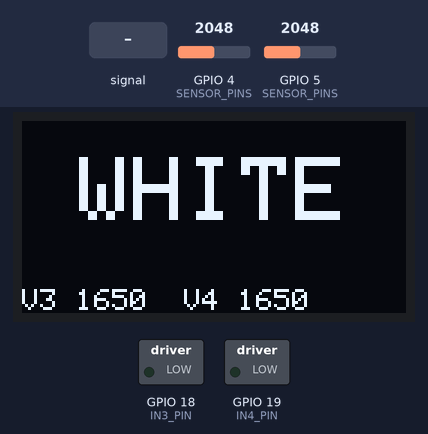
The sketch below on a simulated ESP32-C6. Shown: 128×64 one-colour display, switched loads named in the sketch (green lamp = pin HIGH). Inputs (shaded band) come from the test bench; at power-on: GPIO 5 (SENSOR_PINS) = 2048, GPIO 4 (SENSOR_PINS) = 2048 (analog values on the 0–4095 scale). What the sketch prints to the serial monitor is not drawn.

Above: at 1.2 s.
1.3 s: GPIO 4 (SENSOR_PINS) fed a 200 Hz sine of ±1023 counts around its level
At 1.55 s:
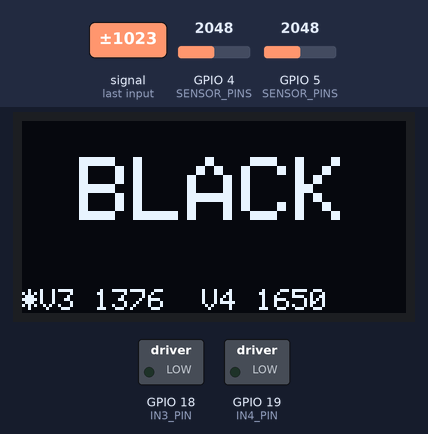
3.5 s: GPIO 5 (SENSOR_PINS) set to 1922
At 3.8 s:
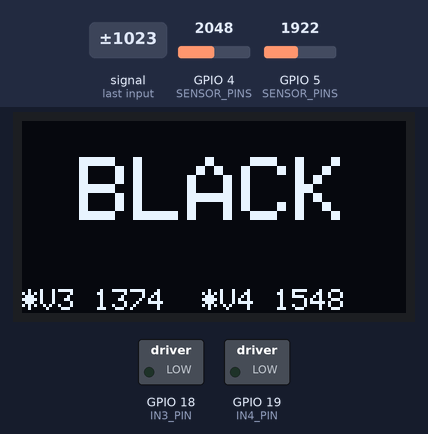
5.8 s: GPIO 4 (SENSOR_PINS) set to 2866
At 7.1 s:
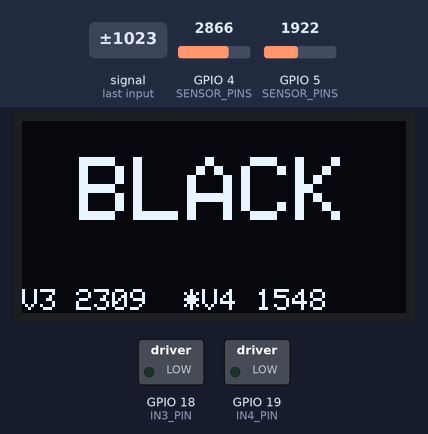
7.4 s: GPIO 5 (SENSOR_PINS) fed a 200 Hz sine of ±327 counts around its level
At 7.69 s:
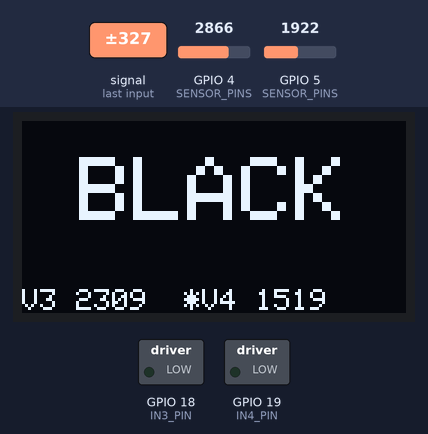
9.0 s: GPIO 4 (SENSOR_PINS) fed a 1000 Hz sine of ±1023 counts around its level
At 9.33 s:
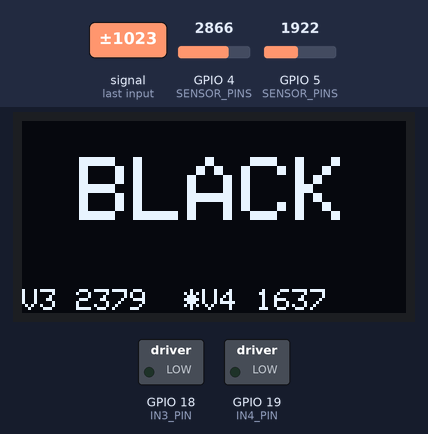
10.7 s: GPIO 5 (SENSOR_PINS) fed a 1000 Hz sine of ±1023 counts around its level
At 10.96 s:
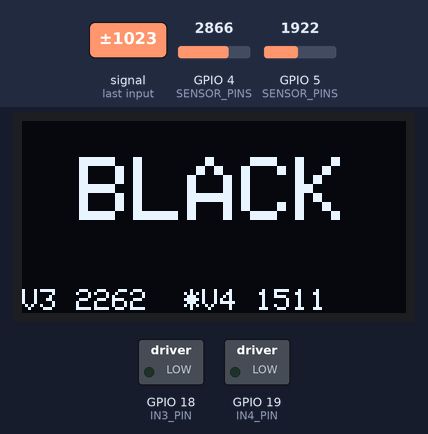
Timing chart, 0 to 13.3 s (numbered marks = the images above; inputs shaded):
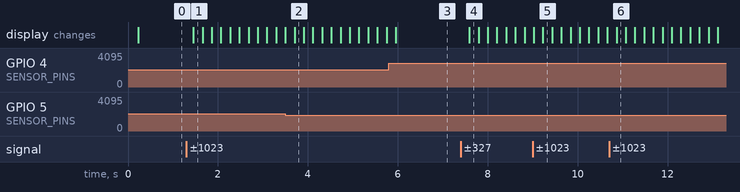

Measured:
- the behaviour switches between 1986 and 1985 on GPIO 5 (SENSOR_PINS) (found by bisection; images 1 and 2)
- after the input at 1.3 s, the display: changes after 0.15 s (image 1)
- after the input at 3.5 s, the display: first differs from a run without the input after 0.21 s (image 2)
- after the input at 7.4 s, the display: changes after 0.19 s (image 4)

The sketch:

oled_color.ino
```cpp
// Shows WHITE or BLACK on an SSD1306 OLED for the surface under the IR array.
// No motor control; the motor driver inputs are held low (coast).
//
// Target: ESP32-C6-DevKitM-1, arduino-esp32 3.x, USB CDC On Boot enabled.
// OLED: 128x64 SSD1306 at I2C 0x3C, SDA on GPIO23, SCL on GPIO22 (the C6 defaults).
// Sensors: VOUT3 on GPIO4, VOUT4 on GPIO5, with line_motor's thresholds and
// hysteresis. BLACK if either sensor sees black. VOUT1/VOUT2 are not used
// until their hardware is checked.
//
// Also prints "<VOUT3 mV> <VOUT4 mV> <WHITE|BLACK>" every 200 ms at 115200 baud.

#include <Wire.h>
#include <Adafruit_GFX.h>
#include <Adafruit_SSD1306.h>

const int SCREEN_W = 128;
const int SCREEN_H = 64;
const uint8_t OLED_ADDR = 0x3C;

const int NUM_SENSORS = 2;
const uint8_t SENSOR_PINS[NUM_SENSORS] = {4, 5};              // VOUT3, VOUT4
const char *SENSOR_NAMES[NUM_SENSORS] = {"V3", "V4"};   // short to fit the 21-character bottom line
const int THRESHOLD_MV[NUM_SENSORS] = {1500, 1650};           // from the 2026-10-29 tape recordings
const int HYSTERESIS_MV = 50;
const uint8_t SAMPLES = 32;

const int IN3_PIN = 18;
const int IN4_PIN = 19;

const uint16_t UPDATE_INTERVAL_MS = 200;

Adafruit_SSD1306 display(SCREEN_W, SCREEN_H, &Wire, -1);
bool displayOk = false;
uint32_t readingMv[NUM_SENSORS];
bool black[NUM_SENSORS];
uint32_t lastUpdate = 0;

// The first read after switching channels is discarded: the ADC's sample
// capacitor still holds charge from the previous channel.
uint32_t readAveragedMillivolts(uint8_t pin) {
  analogReadMilliVolts(pin);

  uint32_t sum = 0;
  for (uint8_t i = 0; i < SAMPLES; i++) {
    sum += analogReadMilliVolts(pin);
  }
  return sum / SAMPLES;
}

void showSurface(bool isBlack) {
  if (!displayOk) return;
  display.clearDisplay();

  // The word, centred in the top 48 px.
  const char *word = isBlack ? "BLACK" : "WHITE";
  display.setTextSize(3);
  int16_t x, y;
  uint16_t w, h;
  display.getTextBounds(word, 0, 0, &x, &y, &w, &h);
  display.setCursor((SCREEN_W - w) / 2, (48 - h) / 2);
  display.print(word);

  // Raw readings along the bottom, '*' marking a sensor that sees black.
  display.setTextSize(1);
  display.setCursor(0, SCREEN_H - 8);
  for (int i = 0; i < NUM_SENSORS; i++) {
    display.printf("%s%s %lu  ", black[i] ? "*" : "", SENSOR_NAMES[i], (unsigned long)readingMv[i]);
  }
  display.display();
}

void setup() {
  Serial.begin(115200);

  // Keep the motor still: both driver inputs low is coast.
  pinMode(IN3_PIN, OUTPUT);
  pinMode(IN4_PIN, OUTPUT);
  digitalWrite(IN3_PIN, LOW);
  digitalWrite(IN4_PIN, LOW);

  analogReadResolution(12);
  for (int i = 0; i < NUM_SENSORS; i++) {
    // 11 dB attenuation gives a usable range of roughly 0.15-3.1 V.
    analogSetPinAttenuation(SENSOR_PINS[i], ADC_11db);
    black[i] = false;
  }

  Wire.begin();   // SDA = GPIO23, SCL = GPIO22
  displayOk = display.begin(SSD1306_SWITCHCAPVCC, OLED_ADDR);
  if (displayOk) {
    display.setTextColor(SSD1306_WHITE);
    Serial.println("READY oled_color");
  } else {
    Serial.println("ERR OLED not found at 0x3C: check SDA=GPIO23, SCL=GPIO22, 3V3, GND");
  }
}

void loop() {
  bool anyBlack = false;
  for (int i = 0; i < NUM_SENSORS; i++) {
    readingMv[i] = readAveragedMillivolts(SENSOR_PINS[i]);
    if ((int)readingMv[i] < THRESHOLD_MV[i] - HYSTERESIS_MV) black[i] = true;
    else if ((int)readingMv[i] > THRESHOLD_MV[i] + HYSTERESIS_MV) black[i] = false;
    anyBlack |= black[i];
  }

  if (millis() - lastUpdate >= UPDATE_INTERVAL_MS) {
    lastUpdate = millis();
    showSurface(anyBlack);
    Serial.printf("%lu %lu %s\n", (unsigned long)readingMv[0], (unsigned long)readingMv[1],
                  anyBlack ? "BLACK" : "WHITE");
  }
}
```
